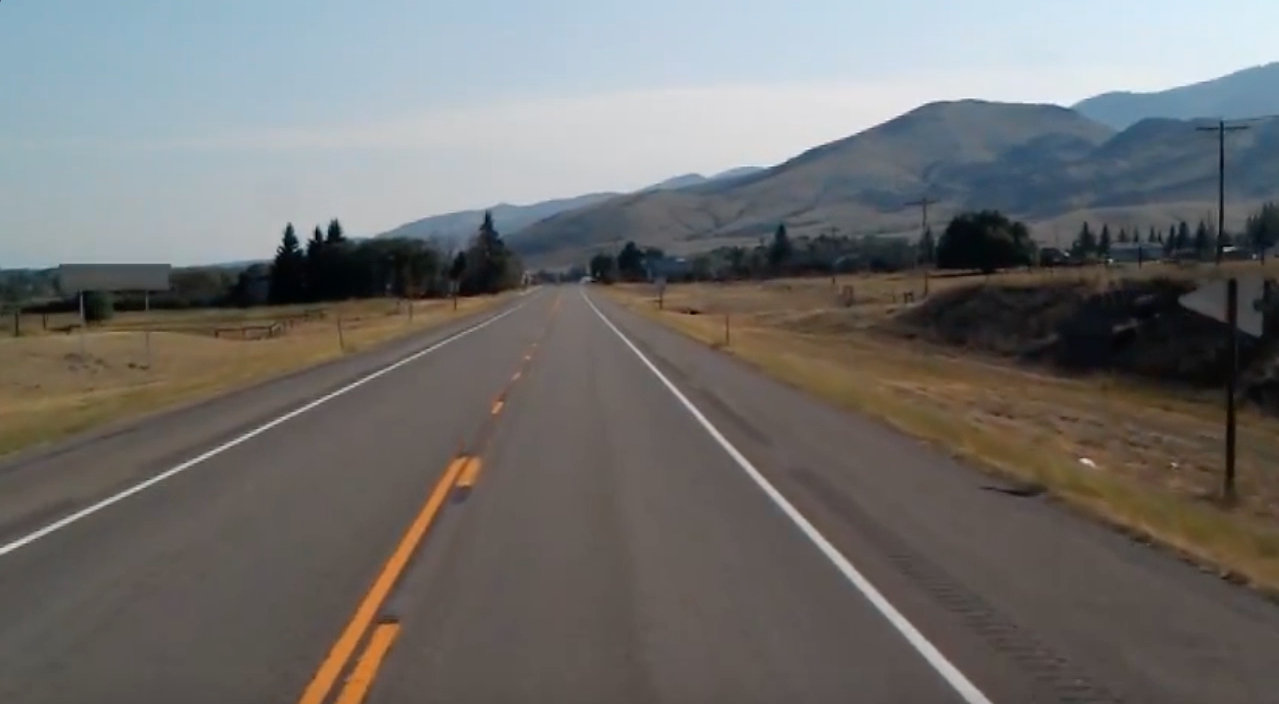
#> input picture Finding_Lanes/picture.jpg, 1279 x 704 px
$ python image_comparison.py ../Finding_Lanes/picture.jpg ../Finding_Lanes/capture.png out.png
#> lines starting #> are read from the running program, lines starting #| are printed output that depends on the picture; after the words box and inside, x2 and y2 are one past the last pixel; in counts of white or black regions, pixels touching at a corner belong together
import os
import sys

def check_dependencies():
    try:
        import cv2
        import numpy as np
        return cv2, np
    except ImportError:
        print("Error: OpenCV and NumPy are required. Install them via 'pip install opencv-python numpy'.")
        sys.exit(1)

def compare_images(image1_path: str, image2_path: str, diff_output: str = "diff.png", target_size=(500, 500)):
#> called with image1_path = '../Finding_Lanes/picture.jpg', image2_path = '../Finding_Lanes/capture.png', diff_output = 'out.png', target_size = (500, 500)
    cv2, np = check_dependencies()

    if not os.path.exists(image1_path):
        print(f"Error: Image 1 not found at '{image1_path}'.")
        return False, 0.0, None

    if not os.path.exists(image2_path):
        print(f"Error: Image 2 not found at '{image2_path}'.")
        return False, 0.0, None

    image1 = cv2.imread(image1_path)
#> image1 is the input picture: shape (704, 1279, 3); mean B, G, R 109.7, 111.3, 112.3
    image2 = cv2.imread(image2_path)
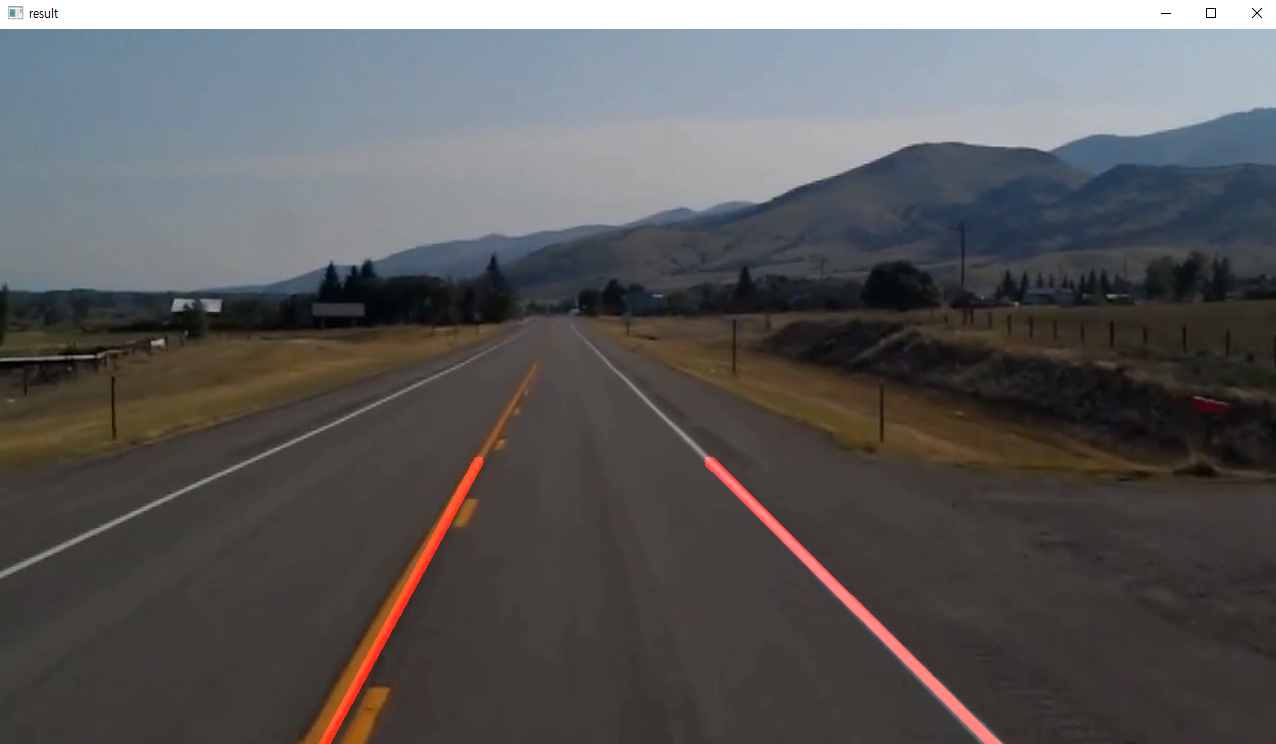
#> input picture Finding_Lanes/capture.png, 1276 x 744 px
#> image2 is the input picture: shape (744, 1276, 3); mean B, G, R 89.4, 89, 90.2

    if image1 is None or image2 is None:
        print("Error: Failed to load one or both images.")
        return False, 0.0, None

    image1_resized = cv2.resize(image1, target_size)
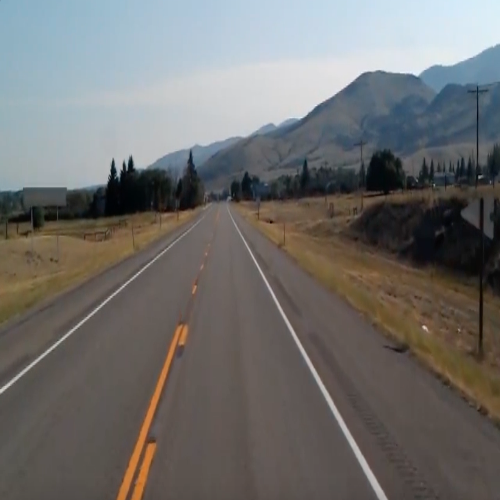
#> image1_resized: shape (500, 500, 3); mean B, G, R 109.6, 111.2, 112.2
    image2_resized = cv2.resize(image2, target_size)
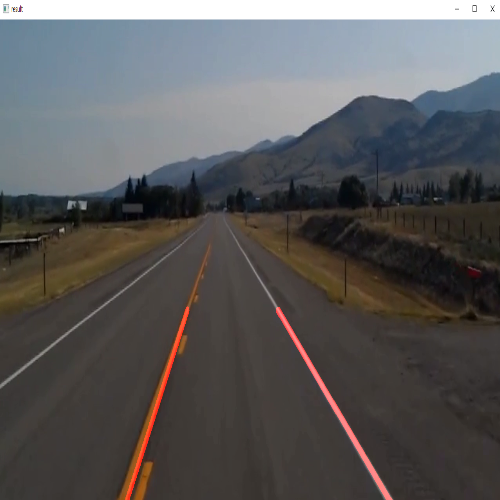
#> image2_resized: shape (500, 500, 3); mean B, G, R 89.4, 88.9, 90.2

    difference = cv2.subtract(image1_resized, image2_resized)
    b, g, r = cv2.split(difference)
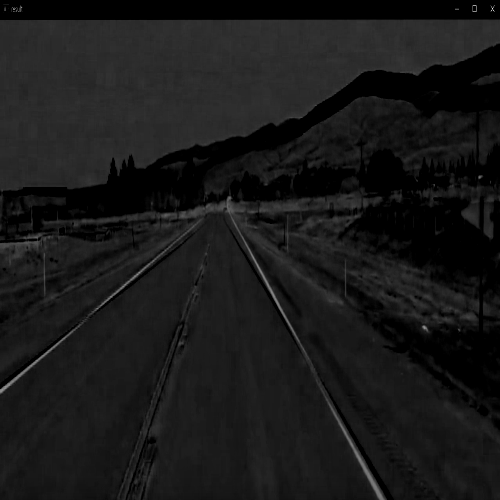
#> b: shape (500, 500); min 0, max 239, mean 24.9
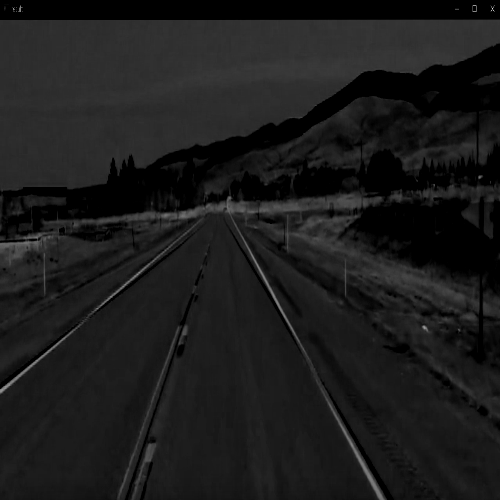
#> g: shape (500, 500); min 0, max 231, mean 27.7

    total_pixels = target_size[0] * target_size[1] * 3
    non_zero_pixels = np.count_nonzero(difference)
#> non_zero_pixels = 626410
    similarity = round(100.0 * (1.0 - (non_zero_pixels / total_pixels)), 2)
#> similarity = 16.48

    is_identical = (cv2.countNonZero(b) == 0 and cv2.countNonZero(g) == 0 and cv2.countNonZero(r) == 0)
#> is_identical = False

    if is_identical:
        print(f"The images are identical! (Similarity: {similarity}%)")
        return True, similarity, None
    else:
        conv_hsv_gray = cv2.cvtColor(difference, cv2.COLOR_BGR2GRAY)
        _, mask = cv2.threshold(
            conv_hsv_gray, 0, 255, cv2.THRESH_BINARY_INV | cv2.THRESH_OTSU
        )
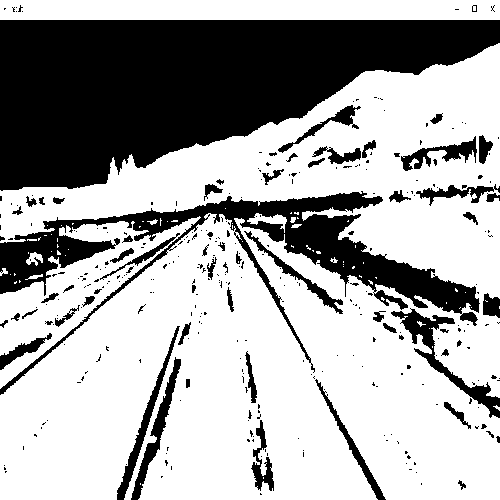
#> mask: shape (500, 500); 66.2% white; 333 black regions (268 under 20 px), largest, box (x1, y1, x2, y2) and area: (0, 20, 500, 191) 52731, (0, 191, 480, 395) 17263, (391, 308, 500, 418) 1942
        difference[mask != 255] = [0, 0, 255]
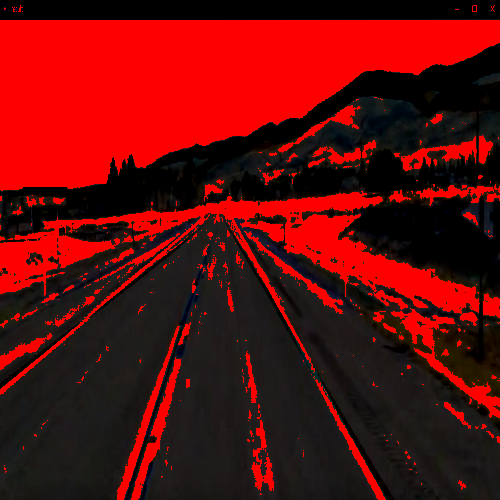
#> difference: shape (500, 500, 3); mean B, G, R 11.1, 11.9, 99.3

        cv2.imwrite(diff_output, difference)
        print(f"The images are different. (Similarity: {similarity}%)")
#| The images are different. (Similarity: 16.48%)
        print(f"Difference mask saved to: '{diff_output}'")
        return False, similarity, diff_output

def main():
    if len(sys.argv) >= 3:
        image1_path = sys.argv[1]
        image2_path = sys.argv[2]
        diff_output = sys.argv[3] if len(sys.argv) > 3 else "diff.png"
    else:
        print("--- Image Comparator ---")
        image1_path = input("Enter path to first image: ").strip()
        image2_path = input("Enter path to second image: ").strip()
        diff_output = "diff.png"

    if not image1_path or not image2_path:
        print("Error: Both image paths must be provided.")
        sys.exit(1)

    compare_images(image1_path, image2_path, diff_output)

if __name__ == "__main__":
    main()
